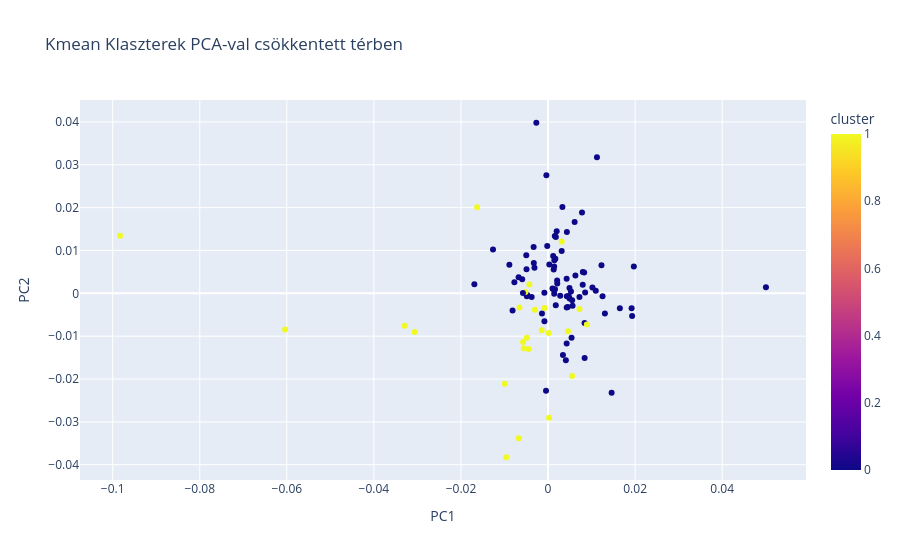

Here is the notebook cell this chart was saved with:
### Code cell
#Klaszterezés eredeti dimenzióban, majd dimenziócsökkentés Kmeans
kmeans = KMeans(n_clusters=2, max_iter=1000)
clusters = kmeans.fit_predict(df_diff)
df_re['clusters_kmeans'] = clusters
#Klaszterek vizualizálása PCA-val
pca = PCA(n_components=2)
df_pca = pca.fit_transform(df_diff)
df_pca = pd.DataFrame(df_pca, columns=['PC1', 'PC2'])
df_pca['cluster'] = clusters
fig = px.scatter(df_pca, x='PC1', y='PC2', color='cluster', title='Kmean Klaszterek PCA-val csökkentett térben')
fig.show()
